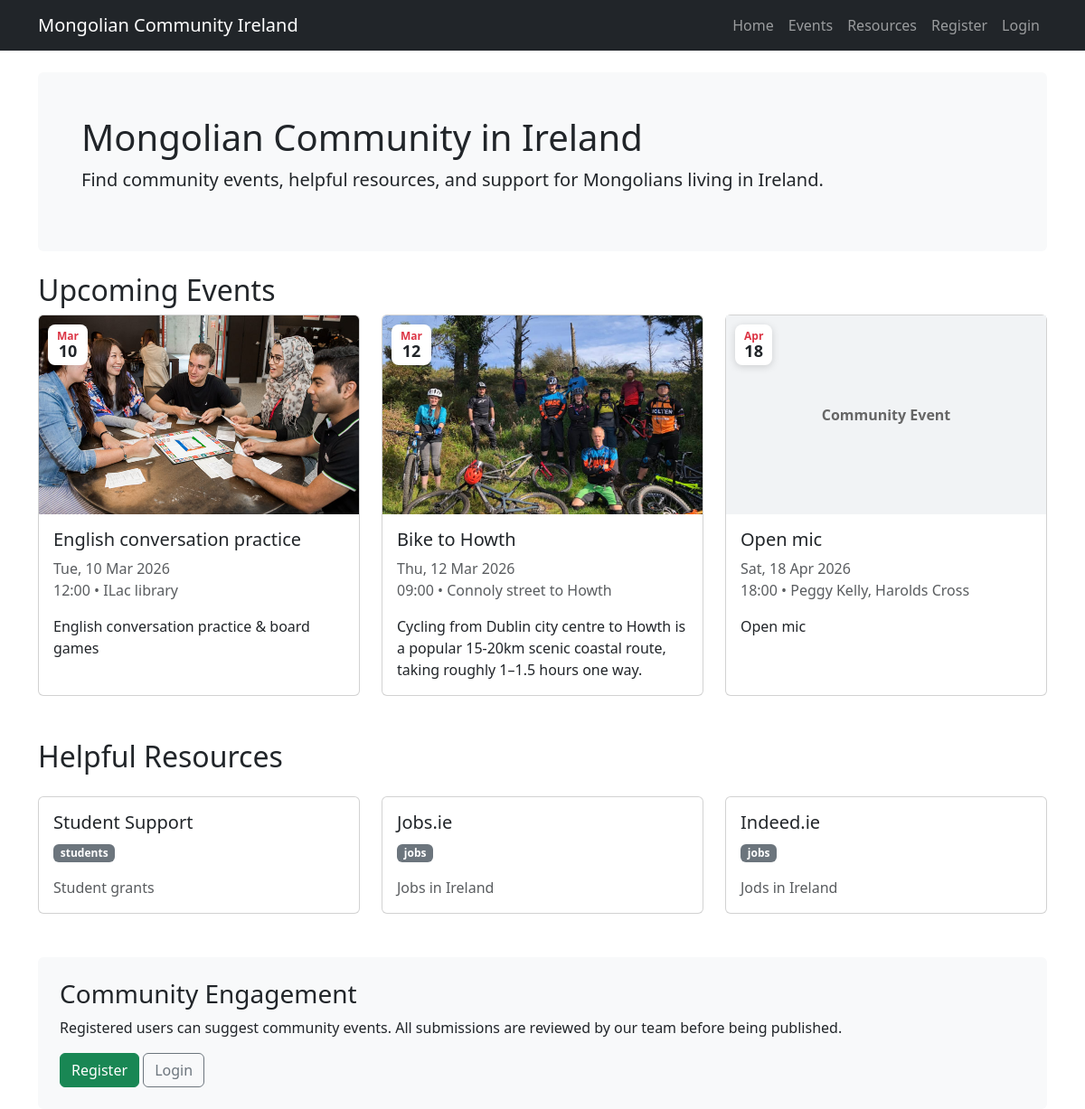
Before: / with the older database file.
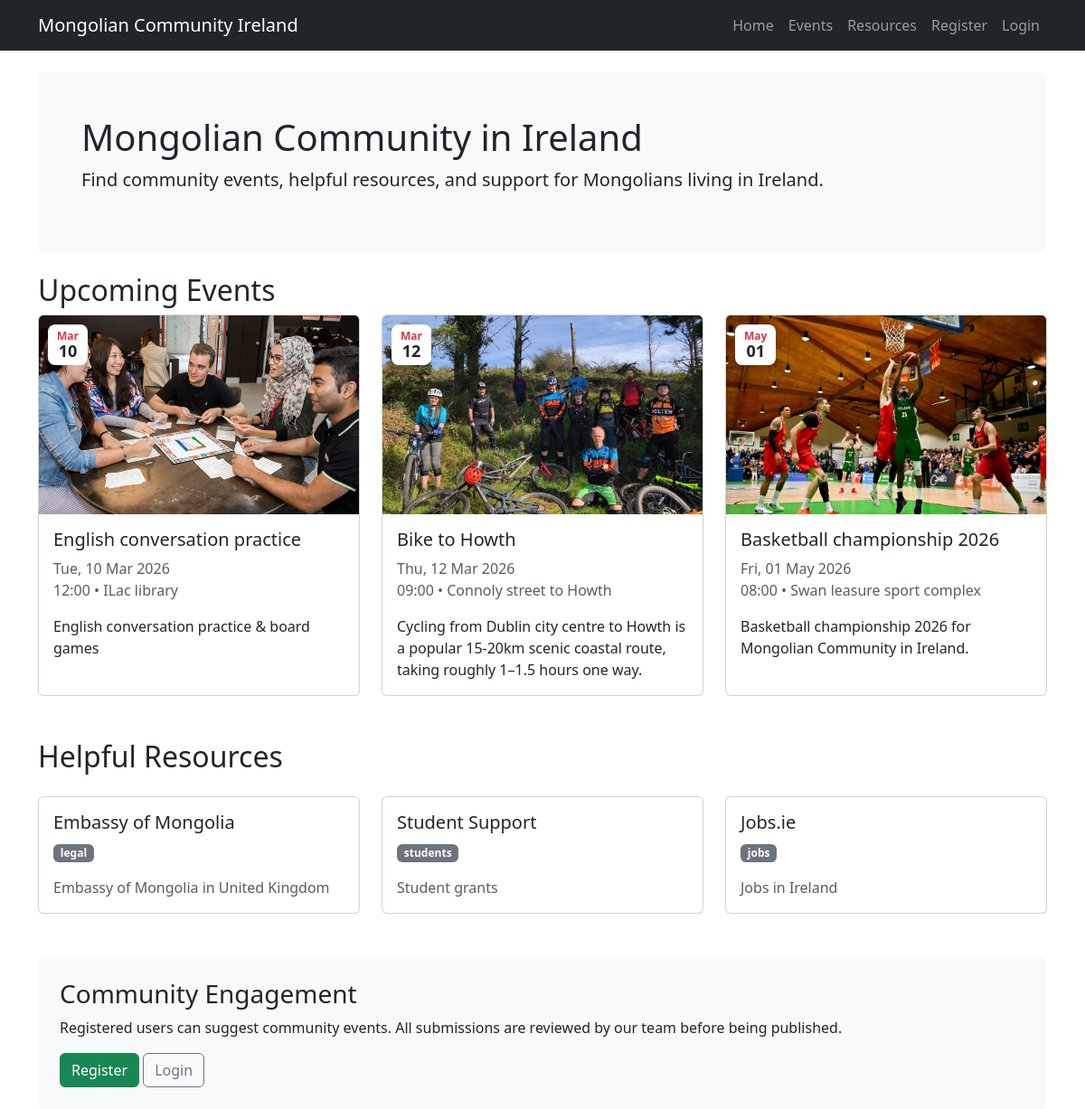
After: the same page with the newer database file.
### portal/models.py (models this page shows, shortened)
class Event(models.Model):
    title = models.CharField(max_length=120, validators=[MinLengthValidator(5)])
    description = models.TextField(blank=True, max_length=2000)
    start_datetime = models.DateTimeField()
    location = models.CharField(max_length=120)
    image = models.ImageField(upload_to="events/", blank=True, null=True)
    is_published = models.BooleanField(default=True)
    created_at = models.DateTimeField(auto_now_add=True)

class Resource(models.Model):
    CATEGORY_CHOICES = [
        ("legal", "Legal"),
        ("housing", "Housing"),
        ("jobs", "Jobs"),
        ("students", "Students"),
        ("health", "Health"),
        ("other", "Other"),
    ]
    title = models.CharField(max_length=120, validators=[MinLengthValidator(5)])
    category = models.CharField(max_length=20, choices=CATEGORY_CHOICES)
    url = models.URLField()
    description = models.TextField(blank=True, max_length=2000)
    image = models.ImageField(upload_to="resources/", blank=True, null=True)
    created_at = models.DateTimeField(auto_now_add=True)

### portal/views.py (the view)
# urls.py: 2. Add a URL to urlpatterns:  path('', views.home, name='home')
def home(request):
    upcoming_events = (
        Event.objects
        .filter(is_published=True, start_datetime__gte=timezone.now())
        .order_by("start_datetime")[:3]
    )
    latest_resources = Resource.objects.order_by("-created_at")[:3]
    print("Upcoming events count:", upcoming_events.count())
    print("Resources count:", latest_resources.count())
    context = {
        "upcoming_events": upcoming_events,
        "latest_resources": latest_resources,
    }
    return render(request, "portal/home.html", context)

### portal/templates/portal/home.html (shortened to what this page needs)
{% extends "portal/base.html" %}
{% block content %}
<div class="p-5 mb-4 bg-light rounded">
    <h1>Mongolian Community in Ireland</h1>
    <p class="lead">
        Find community events, helpful resources, and support for Mongolians living in Ireland.
    </p>
</div>
<h2>Upcoming Events</h2>
{% if upcoming_events %}
    <div class="row g-4 mb-5">
        {% for event in upcoming_events %}
            <div class="col-md-4">
                <a href="{% url 'event_detail' event.id %}" class="event-link">
                <div class="card h-100 event-card">
                    <div class="event-image-wrapper">
                        {% if event.image %}
                            <img src="{{ event.image.url }}" class="card-img-top event-card-image" alt="{{ event.title }}">
                        {% else %}
                            <div class="event-placeholder">
                                Community Event
                            </div>
                        {% endif %}
                        <div class="event-date-badge">
                            <span class="event-month">
                                {{ event.start_datetime|date:"M" }}
                            </span>
                            <span class="event-day">
                                {{ event.start_datetime|date:"d" }}
                            </span>
                        </div>
                    </div>
                    <div class="card-body">
                        <h5 class="card-title">{{ event.title }}</h5>
                        <p class="card-text text-muted">
                            {{ event.start_datetime|date:"D, d M Y" }}<br>
                            {{ event.start_datetime|time:"H:i" }} • {{ event.location }}
                        </p>
                        {% if event.description %}
                        <p class="card-text">
                            {{ event.description|truncatechars:120 }}
                        </p>
                        {% endif %}
                    </div>
                </div>
                </a>
            </div>
        {% endfor %}
    </div>
{% else %}
    <div class="alert alert-info mb-5">
        <p>No upcoming events. Check back later!</p>
    </div>
{% endif %}
<h2 class="mb-4">Helpful Resources</h2>
{% if latest_resources %}
    <div class="row g-4 mb-5">
        {% for resource in latest_resources %}
            <div class="col-md-4">
                <a href="{{ resource.url }}" target="_blank" class="resource-link">
                    <div class="card h-100 resource-card">
                        <div class="card-body">
                            <h5 class="card-title">{{ resource.title }}</h5>
                            <p>
                                <span class="badge bg-secondary">{{ resource.category }}</span>
                            </p>
                            {% if resource.description %}
                                <p class="card-text text-muted">{{ resource.description }}</p>
                            {% endif %}
                        </div>
                    </div>
                </a>
            </div>
        {% endfor %}
    </div>
{% else %}
    <div class="alert alert-info mb-5">
        <p>No resources available.</p>
    </div>
{% endif %}
<div class="p-4 bg-light rounded">
    <h3>Community Engagement</h3>
    <p>Registered users can suggest community events. All submissions are reviewed by our team before being published.</p>
    {% if user.is_authenticated %}
        <a class="btn btn-success" href="{% url 'suggest_event' %}">Suggest an Event</a>
        <a class="btn btn-outline-secondary" href="{% url 'my_suggestions' %}">My Suggestions</a>
    {% else %}
        <a class="btn btn-success" href="{% url 'register' %}">Register</a>
        <a class="btn btn-outline-secondary" href="{% url 'login' %}">Login</a>
    {% endif %}
{% endblock %}

Changed rows visible on the page:
no longer on this page (row edited): Event: shows "Community Event", start_datetime "Apr", start_datetime "18", title "Open mic", start_datetime "Sat, 18 Apr 2026", start_datetime "18:00", location "Peggy Kelly, Harolds Cross", description "Open mic"
no longer on this page (row unchanged): Resource: title "Indeed.ie", category "jobs", description "Jods in Ireland"
added Event: image (picture), start_datetime "May", start_datetime "01", title "Basketball championship 2026", start_datetime "Fri, 01 May 2026", start_datetime "08:00", location "Swan leasure sport complex", description "Basketball championship 2026 for Mongolian Community in Ireland."
added Resource: title "Embassy of Mongolia", category "legal", description "Embassy of Mongolia in United Kingdom"
